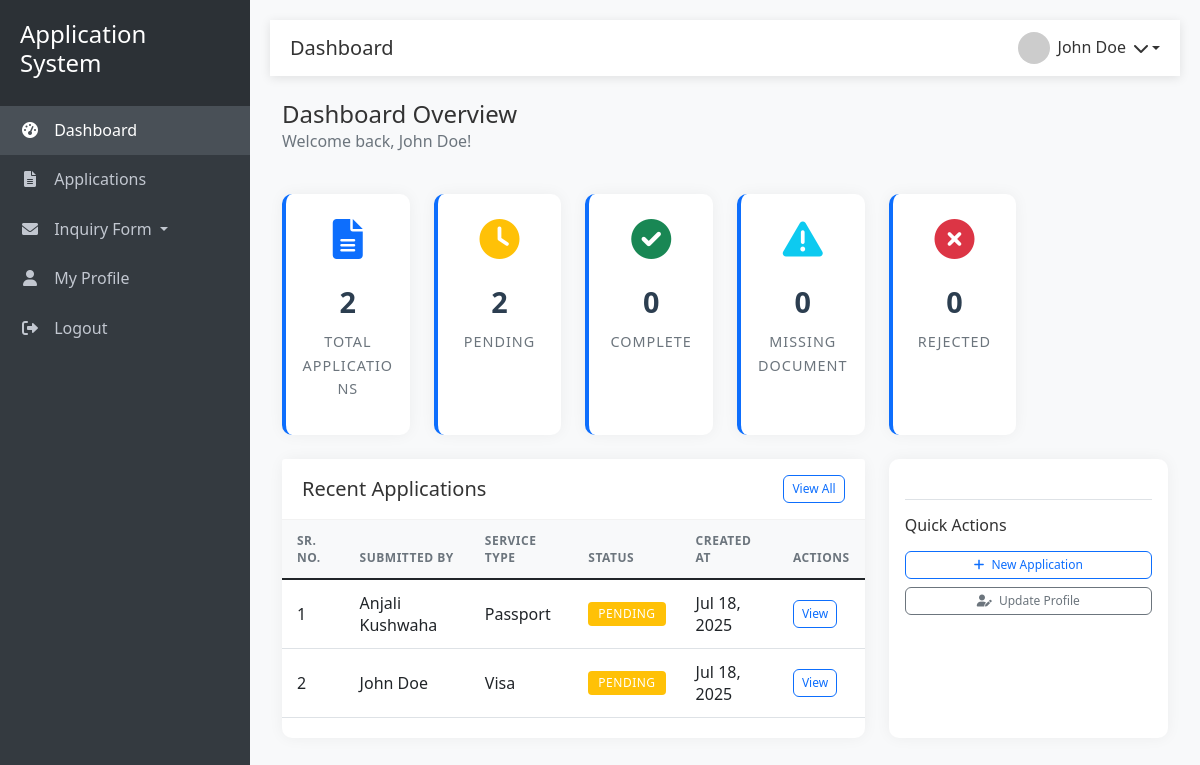
Screenshot of /staff/dashboard.php (signed in) with the database file from the repository.
### tables this page shows
CREATE TABLE applications (
    id INT AUTO_INCREMENT PRIMARY KEY,
    user_id INT NOT NULL,
    name VARCHAR(100) NOT NULL,
    email VARCHAR(100) NOT NULL,
    phone VARCHAR(20) NOT NULL,
    address TEXT NOT NULL,
    service_type VARCHAR(50) NOT NULL,
    status ENUM('pending', 'approved', 'missing_document', 'rejected') NOT NULL DEFAULT 'pending',
    reviewed_by INT DEFAULT NULL,
    reviewed_at TIMESTAMP NULL,
    created_at TIMESTAMP DEFAULT CURRENT_TIMESTAMP,
    updated_at TIMESTAMP DEFAULT CURRENT_TIMESTAMP ON UPDATE CURRENT_TIMESTAMP,
    FOREIGN KEY (user_id) REFERENCES admin(id) ON DELETE CASCADE,
    FOREIGN KEY (reviewed_by) REFERENCES admin(id) ON DELETE SET NULL,
    INDEX idx_status (status),
    INDEX idx_user_id (user_id),
    INDEX idx_reviewed_by (reviewed_by)
);

### staff/dashboard.php (the view, shortened to what this page needs)
<?php
global $logger, $browserLogger, $conn;
$browserLogger->log('Staff dashboard accessed' . $_SESSION['user_name']);
require_once '../includes/header.php';
$logger->info('Staff dashboard accessed');
$browserLogger->log('Staff dashboard accessed');
$stats = [
    'total_applications' => 0,
    'pending_applications' => 0,
    'approved_applications' => 0,
    'missing_document_applications' => 0,
    'rejected_applications' => 0,
    'assigned_to_me' => 0
];
$staff_id = $_SESSION['user_id'] ?? 0;
$logger->info("Staff ID from session: " . $staff_id);
$logger->info("Session data: " . print_r($_SESSION, true));
$assigned_to_me_stmt = $conn->prepare("
    SELECT
        COUNT(*) as total,
        SUM(CASE WHEN status = 'pending' THEN 1 ELSE 0 END) as pending,
        SUM(CASE WHEN status = 'approved' THEN 1 ELSE 0 END) as approved,
        SUM(CASE WHEN status = 'missing_document' THEN 1 ELSE 0 END) as missing_docs,
        SUM(CASE WHEN status = 'rejected' THEN 1 ELSE 0 END) as rejected
    FROM applications bhi
");
if (!$assigned_to_me_stmt->execute()) {
    $logger->error("Failed to execute statistics query: " . $assigned_to_me_stmt->error);
    $browserLogger->log("Failed to execute statistics query: " . $assigned_to_me_stmt->error);
    die("Database error: " . $assigned_to_me_stmt->error);
}
$result = $assigned_to_me_stmt->get_result();
if ($row = $result->fetch_assoc()) {
    $stats['total_applications'] = $row['total'];
    $stats['pending_applications'] = $row['pending'];
    $stats['approved_applications'] = $row['approved'];
    $stats['missing_document_applications'] = $row['missing_docs'];
    $stats['rejected_applications'] = $row['rejected'];
}
$stmt = $conn->prepare("
    SELECT * FROM applications
    ORDER BY created_at DESC
    LIMIT 10
");
$stmt->execute();
$recentApplications = $stmt->get_result()->fetch_all(MYSQLI_ASSOC);
?>
<div class="row mb-4">
    <div class="col-12">
        <h4 class="mb-0">Dashboard Overview</h4>
        <p class="text-muted">Welcome back, <?php echo htmlspecialchars($_SESSION['user_name'] ?? 'Staff'); ?>!</p>
    </div>
</div>
<div class="row">
    <div class="col-md-6 col-lg-2 mb-4">
        <div class="card stat-card h-100">
            <div class="card-body texxt-center">
                <div class="stat-icon">
                    <i class="fas fa-file-alt"></i>
                </div>
                <div class="stat-count"><?php echo $stats['total_applications']; ?></div>
                <div class="stat-title">Total Applications</div>
            </div>
        </div>
    </div>
    <div class="col-md-6 col-lg-2 mb-4">
        <div class="card stat-card h-100">
            <div class="card-body text-center">
                <div class="stat-icon text-warning">
                    <i class="fas fa-clock"></i>
                </div>
                <div class="stat-count"><?php echo $stats['pending_applications']; ?></div>
                <div class="stat-title">Pending</div>
            </div>
        </div>
    </div>
    <div class="col-md-6 col-lg-2 mb-4">
        <div class="card stat-card h-100">
            <div class="card-body text-center">
                <div class="stat-icon text-success">
                    <i class="fas fa-check-circle"></i>
                </div>
                <div class="stat-count"><?php echo $stats['approved_applications']; ?></div>
                <div class="stat-title">Complete</div>
            </div>
        </div>
    </div>
    <div class="col-md-6 col-lg-2 mb-4">
        <div class="card stat-card h-100">
            <div class="card-body text-center">
                <div class="stat-icon text-info">
                    <i class="fas fa-exclamation-triangle"></i>
                </div>
                <div class="stat-count"><?php echo $stats['missing_document_applications']; ?></div>
                <div class="stat-title">Missing Document</div>
            </div>
        </div>
    </div>
    <div class="col-md-6 col-lg-2 mb-4">
        <div class="card stat-card h-100">
            <div class="card-body text-center">
                <div class="stat-icon text-danger">
                    <i class="fas fa-times-circle"></i>
                </div>
                <div class="stat-count"><?php echo $stats['rejected_applications']; ?></div>
                <div class="stat-title">Rejected</div>
            </div>
        </div>
    </div>
</div>
<div class="row">
    <div class="col-lg-8 mb-4">
        <div class="card h-100">
            <div class="card-header d-flex justify-content-between align-items-center">
                <h5 class="mb-0">Recent Applications</h5>
                <a href="applications.php" class="btn btn-sm btn-outline-primary">View All</a>
            </div>
            <div class="card-body p-0">
                <div class="table-responsive">
                    <table class="table table-hover mb-0">
                        <thead class="table-light">
                            <tr>
                                <th>Sr. No.</th>
                                <th>Submitted By</th>
                                <th>Service Type</th>
                                <th>Status</th>
                                <th>Created At</th>
                                <th>Actions</th>
                            </tr>
                        </thead>
                        <tbody>
                            <?php if (empty($recentApplications)): ?>
                            <tr>
                                <td colspan="6" class="text-center text-muted py-4">No applications found</td>
                            </tr>
                            <?php else: ?>
                            <?php $srNo = 1; ?>
                            <?php foreach ($recentApplications as $app): ?>
                            <tr>
                                <td><?php echo $srNo++; ?></td>
                                <td><?php echo htmlspecialchars($app['name'] ?? 'Unknown'); ?></td>
                                <td><?php echo htmlspecialchars($app['service_type']); ?></td>
                                <td>
                                    <?php
                                    $statusClass = 'bg-secondary';
                                    switch ($app['status']) {
                                        case 'pending':
                                            $statusClass = 'bg-warning';
                                            break;
                                    }
                                    ?>
                                    <span class="badge <?php echo $statusClass; ?>">
                                        <?php
                                        if ($app['status'] === 'missing_document') {
                                            echo 'Missing Document';
                                        } else {
                                            echo ucfirst(str_replace('_', ' ', $app['status']));
                                        }
                                        ?>
                                    </span>
                                </td>
                                <td><?php echo date('M d, Y', strtotime($app['created_at'])); ?></td>
                                <td>
                                    <a href="view_application.php?id=<?php echo $app['id']; ?>" class="btn btn-sm btn-outline-primary">View</a>
                                </td>
                            </tr>
                            <?php endforeach; ?>
                            <?php endif; ?>
                        </tbody>
                    </table>
                </div>
            </div>
        </div>
    </div>
    <div class="col-lg-4 mb-4">
        <div class="card h-100">
            <div class="card-body">
                <div class="mt-4 pt-3 border-top">
                    <h6 class="mb-3">Quick Actions</h6>
                    <div class="d-grid gap-2">
                        <button type="button" class="btn btn-outline-primary btn-sm" data-bs-toggle="modal" data-bs-target="#newApplicationModal">
                            <i class="fas fa-plus me-1"></i> New Application
                        </button>
                        <a href="profile.php" class="btn btn-outline-secondary btn-sm">
                            <i class="fas fa-user-edit me-1"></i> Update Profile
                        </a>
                    </div>
                </div>
            </div>
        </div>
    </div>
</div>
<?php require_once '../includes/footer.php'; ?>

### assets/css/style.css (style rules this page uses)
:root { --sidebar-width: 250px; --header-height: 56px; --primary-color: #0d6efd; --secondary-color: #6c757d; --success-color: #198754; --danger-color: #dc3545; --warning-color: #ffc107; --info-color: #0dcaf0; --light-color: #f8f9fa; --dark-color: #212529; }
body { font-family: 'Segoe UI', Tahoma, Geneva, Verdana, sans-serif; background-color: #f5f7fb; color: #333; line-height: 1.6; }
a { text-decoration: none; transition: all 0.3s ease; }
.card { border: none; border-radius: 10px; box-shadow: 0 0 15px rgba(0, 0, 0, 0.05); margin-bottom: 20px; transition: all 0.3s; background: #fff; }
.card-header { background: #fff; border-bottom: 1px solid rgba(0, 0, 0, 0.05); font-weight: 600; padding: 1rem 1.25rem; }
.stat-card { border: none; border-radius: 10px; box-shadow: 0 0 15px rgba(0, 0, 0, 0.05); margin-bottom: 20px; transition: all 0.3s; background: #fff; border-left: 4px solid #0d6efd; }
.stat-card .card-body { padding: 15px; text-align: center; }
.stat-card .stat-icon { font-size: 2.5rem; color: var(--primary-color); margin-bottom: 10px; width: 60px; height: 60px; line-height: 60px; border-radius: 50%; display: inline-flex; align-items: center; justify-content: center; }
.stat-card .stat-count { font-size: 1.8rem; font-weight: 700; margin-bottom: 5px; color: #2c3e50; }
.stat-card .stat-title { color: var(--secondary-color); font-size: 0.9rem; text-transform: uppercase; letter-spacing: 1px; font-weight: 500; }
.table { background: #fff; margin-bottom: 0; }
.table th { border-top: none; font-weight: 600; text-transform: uppercase; font-size: 0.75rem; letter-spacing: 0.5px; color: var(--secondary-color); background-color: #f8f9fa; padding: 12px 15px; }
.table td { vertical-align: middle; padding: 12px 15px; }
.badge { padding: 6px 10px; font-weight: 500; border-radius: 4px; font-size: 0.75rem; text-transform: uppercase; letter-spacing: 0.5px; }
.btn { padding: 0.5rem 1rem; font-size: 0.875rem; font-weight: 500; border-radius: 6px; transition: all 0.3s; }
.btn-sm { padding: 0.25rem 0.5rem; font-size: 0.75rem; }
.btn-outline-primary { color: var(--primary-color); border-color: var(--primary-color); }
.btn-outline-secondary { color: var(--secondary-color); border-color: var(--secondary-color); }
.text-muted { color: #6c757d !important; }
.mb-0 { margin-bottom: 0 !important; }
.mb-3 { margin-bottom: 1rem !important; }
.mb-4 { margin-bottom: 1.5rem !important; }
.mt-4 { margin-top: 1.5rem !important; }
.pt-3 { padding-top: 1rem !important; }
.d-flex { display: flex !important; }
.justify-content-between { justify-content: space-between !important; }
div { position: relative; }

### includes/header.php (style rules this page uses)
:root { --sidebar-width: 250px; --header-height: 56px; }
body { font-family: 'Segoe UI', Tahoma, Geneva, Verdana, sans-serif; background-color: #f8f9fa; }
.card { border: none; border-radius: 10px; box-shadow: 0 0 15px rgba(0, 0, 0, 0.05); margin-bottom: 20px; transition: all 0.3s; }
.card-header { background: #fff; border-bottom: 1px solid rgba(0, 0, 0, 0.05); font-weight: 600; }
.stat-card { border-left: 4px solid #0d6efd; }
.stat-card .card-body { padding: 15px; }
.stat-card .stat-icon { font-size: 2.5rem; color: #0d6efd; margin-bottom: 10px; }
.stat-card .stat-count { font-size: 1.8rem; font-weight: 700; margin-bottom: 5px; }
.stat-card .stat-title { color: #6c757d; font-size: 0.9rem; text-transform: uppercase; letter-spacing: 1px; }
.table { background: #fff; }
.table th { border-top: none; font-weight: 600; text-transform: uppercase; font-size: 0.75rem; letter-spacing: 0.5px; color: #6c757d; }
.badge { padding: 6px 10px; font-weight: 500; border-radius: 4px; font-size: 0.75rem; text-transform: uppercase; letter-spacing: 0.5px; }

### rows the page displays
applications: name "Anjali Kushwaha", service_type "Passport", status "PENDING", created_at "Jul 18, 2025"
applications: name "John Doe", service_type "Visa", status "PENDING", created_at "Jul 18, 2025"

### other values shown
$pageTitle "Dashboard"
$_SESSION['user_name'] "John Doe"
$stats['total_applications'] "2"
$stats['pending_applications'] "2"
$stats['approved_applications'] "0"
$stats['missing_document_applications'] "0"
$stats['rejected_applications'] "0"
